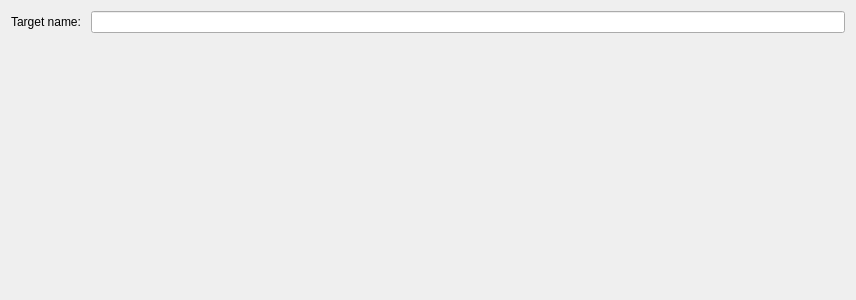
<?xml version="1.0" encoding="UTF-8"?>
<ui version="4.0">
 <class>LmBase::Internal::CreateTargetNamePage</class>
 <widget class="QWidget" name="LmBase::Internal::CreateTargetNamePage">
  <property name="geometry">
   <rect>
    <x>0</x>
    <y>0</y>
    <width>856</width>
    <height>300</height>
   </rect>
  </property>
  <property name="windowTitle">
   <string>Form</string>
  </property>
  <layout class="QFormLayout" name="formLayout">
   <item row="0" column="0">
    <widget class="QLabel" name="label">
     <property name="text">
      <string>Target name: </string>
     </property>
    </widget>
   </item>
   <item row="0" column="1">
    <widget class="Utils::FancyLineEdit" name="lineEditName"/>
   </item>
  </layout>
 </widget>
 <customwidgets>
  <customwidget>
   <class>Utils::FancyLineEdit</class>
   <extends>QLineEdit</extends>
   <header location="global">utils/fancylineedit.h</header>
  </customwidget>
 </customwidgets>
 <resources/>
 <connections/>
</ui>
